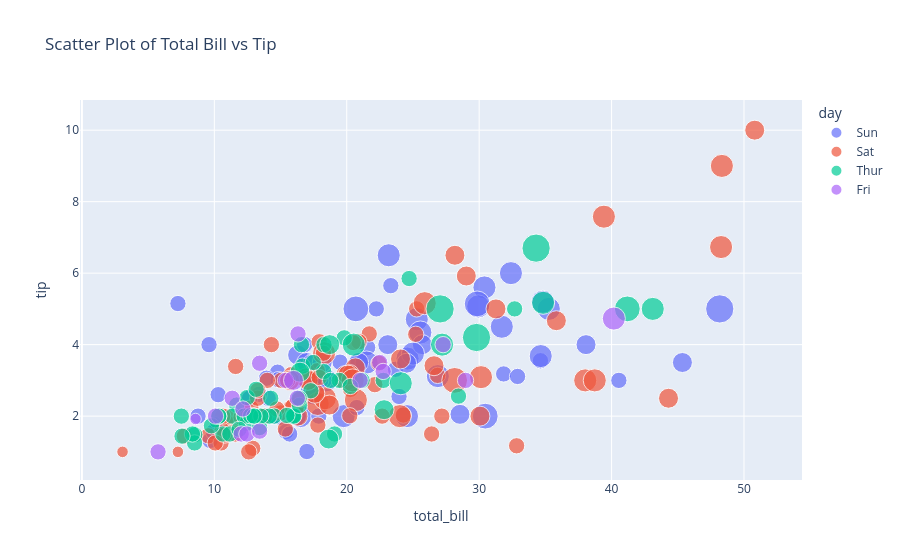

Notebook source saved alongside this figure:
### Code cell
import plotly.express as px

data = px.data.tips()
figure = px.scatter(data, x='total_bill', y='tip', color='day', size='size',
                    title='Scatter Plot of Total Bill vs Tip')

# Change figure.show() to this:
figure.show()

### Figure 1 — Plotly figure (JSON) as saved in the notebook; plotly's stock layout.template omitted (floating-point values rounded to 4 significant figures)
{"data": [{"hovertemplate": "day=Sun<br>total_bill=%{x}<br>tip=%{y}<br>size=%{marker.size}<extra></extra>", "legendgroup": "Sun", "marker": {"color": "#636efa", "size": [2, 3, 3, 2, 4, 4, 2, 4, 2, 2, 2, 4, 2, 4, 2, 2, 3, 3, 3, 2, 2, 2, 4, 2, 2, 4, 3, 2, 2, 2, 4, 2, 4, 2, 3, 2, 3, 2, 4, 2, 2, 3, 4, 4, 5, 6, 4, 2, 4, 4, 2, 3, 2, 2, 3, 2, 4, 2, 2, 2, 2, 2, 2, 2, 2, 4, 2, 3, 4, 2, 5, 3, 5, 3, 3, 2], "sizemode": "area", "sizeref": 0.015, "symbol": "circle"}, "mode": "markers", "name": "Sun", "orientation": "v", "showlegend": true, "type": "scatter", "x": [16.99, 10.34, 21.01, 23.68, 24.59, 25.29, 8.77, 26.88, 15.04, 14.78, 10.27, 35.26, 15.42, 18.43, 14.83, 21.58, 10.33, 16.29, 16.97, 17.46, 13.94, 9.68, 30.4, 18.29, 22.23, 32.4, 28.55, 18.04, 12.54, 10.29, 34.81, 9.94, 25.56, 19.49, 38.07, 23.95, 25.71, 17.31, 29.93, 14.07, 13.13, 17.26, 24.55, 19.77, 29.85, 48.17, 25.0, 13.39, 16.49, 21.5, 12.66, 16.21, 13.81, 17.51, 24.52, 20.76, 31.71, 7.25, 31.85, 16.82, 32.9, 17.89, 14.48, 9.6, 34.63, 34.65, 23.33, 45.35, 23.17, 40.55, 20.69, 20.9, 30.46, 18.15, 23.1, 15.69], "xaxis": "x", "y": [1.01, 1.66, 3.5, 3.31, 3.61, 4.71, 2.0, 3.12, 1.96, 3.23, 1.71, 5.0, 1.57, 3.0, 3.02, 3.92, 1.67, 3.71, 3.5, 2.54, 3.06, 1.32, 5.6, 3.0, 5.0, 6.0, 2.05, 3.0, 2.5, 2.6, 5.2, 1.56, 4.34, 3.51, 4.0, 2.55, 4.0, 3.5, 5.07, 2.5, 2.0, 2.74, 2.0, 2.0, 5.14, 5.0, 3.75, 2.61, 2.0, 3.5, 2.5, 2.0, 2.0, 3.0, 3.48, 2.24, 4.5, 5.15, 3.18, 4.0, 3.11, 2.0, 2.0, 4.0, 3.55, 3.68, 5.65, 3.5, 6.5, 3.0, 5.0, 3.5, 2.0, 3.5, 4.0, 1.5], "yaxis": "y"}, {"hovertemplate": "day=Sat<br>total_bill=%{x}<br>tip=%{y}<br>size=%{marker.size}<extra></extra>", "legendgroup": "Sat", "marker": {"color": "#EF553B", "size": [3, 2, 2, 2, 4, 2, 4, 2, 2, 2, 2, 2, 4, 2, 4, 2, 3, 3, 3, 3, 3, 3, 4, 2, 2, 4, 2, 2, 2, 4, 3, 3, 2, 1, 2, 2, 2, 3, 2, 2, 2, 2, 2, 3, 2, 2, 2, 2, 2, 2, 2, 2, 1, 2, 2, 3, 2, 3, 4, 2, 2, 3, 4, 4, 2, 3, 2, 5, 2, 2, 4, 4, 2, 2, 4, 3, 2, 2, 2, 2, 2, 2, 3, 3, 2, 2, 2], "sizemode": "area", "sizeref": 0.015, "symbol": "circle"}, "mode": "markers", "name": "Sat", "orientation": "v", "showlegend": true, "type": "scatter", "x": [20.65, 17.92, 20.29, 15.77, 39.42, 19.82, 17.81, 13.37, 12.69, 21.7, 19.65, 9.55, 18.35, 15.06, 20.69, 17.78, 24.06, 16.31, 16.93, 18.69, 31.27, 16.04, 38.01, 26.41, 11.24, 48.27, 20.29, 13.81, 11.02, 18.29, 17.59, 20.08, 16.45, 3.07, 20.23, 15.01, 12.02, 17.07, 26.86, 25.28, 14.73, 10.51, 17.92, 44.3, 22.42, 20.92, 15.36, 20.49, 25.21, 18.24, 14.31, 14.0, 7.25, 10.59, 10.63, 50.81, 15.81, 26.59, 38.73, 24.27, 12.76, 30.06, 25.89, 48.33, 13.27, 28.17, 12.9, 28.15, 11.59, 7.74, 30.14, 20.45, 13.28, 22.12, 24.01, 15.69, 11.61, 10.77, 15.53, 10.07, 12.6, 32.83, 35.83, 29.03, 27.18, 22.67, 17.82], "xaxis": "x", "y": [3.35, 4.08, 2.75, 2.23, 7.58, 3.18, 2.34, 2.0, 2.0, 4.3, 3.0, 1.45, 2.5, 3.0, 2.45, 3.27, 3.6, 2.0, 3.07, 2.31, 5.0, 2.24, 3.0, 1.5, 1.76, 6.73, 3.21, 2.0, 1.98, 3.76, 2.64, 3.15, 2.47, 1.0, 2.01, 2.09, 1.97, 3.0, 3.14, 5.0, 2.2, 1.25, 3.08, 2.5, 3.48, 4.08, 1.64, 4.06, 4.29, 3.76, 4.0, 3.0, 1.0, 1.61, 2.0, 10.0, 3.16, 3.41, 3.0, 2.03, 2.23, 2.0, 5.16, 9.0, 2.5, 6.5, 1.1, 3.0, 1.5, 1.44, 3.09, 3.0, 2.72, 2.88, 2.0, 3.0, 3.39, 1.47, 3.0, 1.25, 1.0, 1.17, 4.67, 5.92, 2.0, 2.0, 1.75], "yaxis": "y"}, {"hovertemplate": "day=Thur<br>total_bill=%{x}<br>tip=%{y}<br>size=%{marker.size}<extra></extra>", "legendgroup": "Thur", "marker": {"color": "#00cc96", "size": [4, 2, 2, 2, 2, 1, 2, 2, 4, 2, 2, 2, 2, 2, 2, 4, 2, 2, 2, 2, 2, 6, 2, 2, 2, 3, 2, 2, 2, 2, 2, 2, 2, 2, 2, 2, 2, 6, 5, 6, 2, 2, 3, 2, 2, 2, 2, 2, 2, 2, 2, 2, 4, 2, 2, 3, 2, 2, 2, 4, 3, 2], "sizemode": "area", "sizeref": 0.015, "symbol": "circle"}, "mode": "markers", "name": "Thur", "orientation": "v", "showlegend": true, "type": "scatter", "x": [27.2, 22.76, 17.29, 19.44, 16.66, 10.07, 32.68, 15.98, 34.83, 13.03, 18.28, 24.71, 21.16, 10.65, 12.43, 24.08, 11.69, 13.42, 14.26, 15.95, 12.48, 29.8, 8.52, 14.52, 11.38, 22.82, 19.08, 20.27, 11.17, 12.26, 18.26, 8.51, 10.33, 14.15, 16.0, 13.16, 17.47, 34.3, 41.19, 27.05, 16.43, 8.35, 18.64, 11.87, 9.78, 7.51, 19.81, 28.44, 15.48, 16.58, 7.56, 10.34, 43.11, 13.0, 13.51, 18.71, 12.74, 13.0, 16.4, 20.53, 16.47, 18.78], "xaxis": "x", "y": [4.0, 3.0, 2.71, 3.0, 3.4, 1.83, 5.0, 2.03, 5.17, 2.0, 4.0, 5.85, 3.0, 1.5, 1.8, 2.92, 2.31, 1.68, 2.5, 2.0, 2.52, 4.2, 1.48, 2.0, 2.0, 2.18, 1.5, 2.83, 1.5, 2.0, 3.25, 1.25, 2.0, 2.0, 2.0, 2.75, 3.5, 6.7, 5.0, 5.0, 2.3, 1.5, 1.36, 1.63, 1.73, 2.0, 4.19, 2.56, 2.02, 4.0, 1.44, 2.0, 5.0, 2.0, 2.0, 4.0, 2.01, 2.0, 2.5, 4.0, 3.23, 3.0], "yaxis": "y"}, {"hovertemplate": "day=Fri<br>total_bill=%{x}<br>tip=%{y}<br>size=%{marker.size}<extra></extra>", "legendgroup": "Fri", "marker": {"color": "#ab63fa", "size": [2, 2, 2, 2, 2, 4, 2, 2, 2, 2, 2, 2, 2, 2, 1, 3, 2, 2, 2], "sizemode": "area", "sizeref": 0.015, "symbol": "circle"}, "mode": "markers", "name": "Fri", "orientation": "v", "showlegend": true, "type": "scatter", "x": [28.97, 22.49, 5.75, 16.32, 22.75, 40.17, 27.28, 12.03, 21.01, 12.46, 11.35, 15.38, 12.16, 13.42, 8.58, 15.98, 13.42, 16.27, 10.09], "xaxis": "x", "y": [3.0, 3.5, 1.0, 4.3, 3.25, 4.73, 4.0, 1.5, 3.0, 1.5, 2.5, 3.0, 2.2, 3.48, 1.92, 3.0, 1.58, 2.5, 2.0], "yaxis": "y"}], "layout": {"legend": {"itemsizing": "constant", "title": {"text": "day"}, "tracegroupgap": 0}, "title": {"text": "Scatter Plot of Total Bill vs Tip"}, "xaxis": {"anchor": "y", "domain": [0, 1], "title": {"text": "total_bill"}}, "yaxis": {"anchor": "x", "domain": [0, 1], "title": {"text": "tip"}}}}
